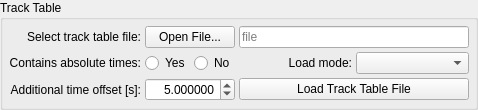
         <widget class="QGroupBox" name="groupBox_track_table">
          <property name="sizePolicy">
           <sizepolicy hsizetype="Preferred" vsizetype="Preferred">
            <horstretch>5</horstretch>
            <verstretch>0</verstretch>
           </sizepolicy>
          </property>
          <property name="title">
           <string>Track Table</string>
          </property>
          <layout class="QGridLayout" name="gridLayout_12">
           <property name="leftMargin">
            <number>6</number>
           </property>
           <property name="topMargin">
            <number>6</number>
           </property>
           <property name="rightMargin">
            <number>6</number>
           </property>
           <property name="bottomMargin">
            <number>6</number>
           </property>
           <property name="spacing">
            <number>4</number>
           </property>
           <item row="0" column="0" colspan="2">
            <widget class="QLabel" name="label_34">
             <property name="text">
              <string>Select track table file:</string>
             </property>
             <property name="alignment">
              <set>Qt::AlignmentFlag::AlignRight|Qt::AlignmentFlag::AlignTrailing|Qt::AlignmentFlag::AlignVCenter</set>
             </property>
            </widget>
           </item>
           <item row="2" column="5">
            <widget class="QComboBox" name="combobox_file_track_mode">
             <property name="minimumSize">
              <size>
               <width>0</width>
               <height>22</height>
              </size>
             </property>
             <property name="opcua" stdset="0">
              <string/>
             </property>
             <property name="opcua_type" stdset="0">
              <string>LoadModeType</string>
             </property>
            </widget>
           </item>
           <item row="2" column="2">
            <widget class="QRadioButton" name="button_file_track_absolute_times">
             <property name="enabled">
              <bool>true</bool>
             </property>
             <property name="minimumSize">
              <size>
               <width>0</width>
               <height>20</height>
              </size>
             </property>
             <property name="maximumSize">
              <size>
               <width>45</width>
               <height>16777215</height>
              </size>
             </property>
             <property name="text">
              <string>Yes</string>
             </property>
             <property name="opcua" stdset="0">
              <string/>
             </property>
             <property name="opcua_type" stdset="0">
              <string>Boolean</string>
             </property>
            </widget>
           </item>
           <item row="2" column="4">
            <widget class="QLabel" name="label_88">
             <property name="text">
              <string>Load mode:</string>
             </property>
             <property name="alignment">
              <set>Qt::AlignmentFlag::AlignRight|Qt::AlignmentFlag::AlignTrailing|Qt::AlignmentFlag::AlignVCenter</set>
             </property>
            </widget>
           </item>
           <item row="3" column="0" colspan="2">
            <widget class="QLabel" name="label_87">
             <property name="text">
              <string>Additional time offset [s]:</string>
             </property>
             <property name="alignment">
              <set>Qt::AlignmentFlag::AlignRight|Qt::AlignmentFlag::AlignTrailing|Qt::AlignmentFlag::AlignVCenter</set>
             </property>
            </widget>
           </item>
           <item row="0" column="2" colspan="2">
            <widget class="QPushButton" name="button_select_track_table_file">
             <property name="minimumSize">
              <size>
               <width>0</width>
               <height>22</height>
              </size>
             </property>
             <property name="text">
              <string>Open File...</string>
             </property>
             <property name="opcua" stdset="0">
              <string/>
             </property>
            </widget>
           </item>
           <item row="2" column="0" colspan="2">
            <widget class="QLabel" name="label_82">
             <property name="text">
              <string>Contains absolute times:</string>
             </property>
             <property name="alignment">
              <set>Qt::AlignmentFlag::AlignRight|Qt::AlignmentFlag::AlignTrailing|Qt::AlignmentFlag::AlignVCenter</set>
             </property>
            </widget>
           </item>
           <item row="3" column="2" colspan="2">
            <widget class="QDoubleSpinBox" name="spinbox_file_track_additional_offset">
             <property name="enabled">
              <bool>true</bool>
             </property>
             <property name="minimumSize">
              <size>
               <width>0</width>
               <height>22</height>
              </size>
             </property>
             <property name="alignment">
              <set>Qt::AlignmentFlag::AlignRight|Qt::AlignmentFlag::AlignTrailing|Qt::AlignmentFlag::AlignVCenter</set>
             </property>
             <property name="decimals">
              <number>6</number>
             </property>
             <property name="value">
              <double>5.000000000000000</double>
             </property>
             <property name="opcua" stdset="0">
              <string/>
             </property>
             <property name="opcua_type" stdset="0">
              <string>Double</string>
             </property>
            </widget>
           </item>
           <item row="2" column="3">
            <widget class="QRadioButton" name="button_file_track_relative_times">
             <property name="minimumSize">
              <size>
               <width>0</width>
               <height>20</height>
              </size>
             </property>
             <property name="maximumSize">
              <size>
               <width>45</width>
               <height>16777215</height>
              </size>
             </property>
             <property name="text">
              <string>No</string>
             </property>
             <property name="opcua" stdset="0">
              <string/>
             </property>
             <property name="opcua_type" stdset="0">
              <string>Boolean</string>
             </property>
            </widget>
           </item>
           <item row="0" column="4" colspan="2">
            <widget class="QLineEdit" name="line_edit_track_table_file">
             <property name="enabled">
              <bool>true</bool>
             </property>
             <property name="minimumSize">
              <size>
               <width>230</width>
               <height>22</height>
              </size>
             </property>
             <property name="alignment">
              <set>Qt::AlignmentFlag::AlignLeading|Qt::AlignmentFlag::AlignLeft|Qt::AlignmentFlag::AlignVCenter</set>
             </property>
             <property name="readOnly">
              <bool>false</bool>
             </property>
             <property name="placeholderText">
              <string>file</string>
             </property>
             <property name="opcua" stdset="0">
              <string/>
             </property>
             <property name="opcua_type" stdset="0">
              <string>String</string>
             </property>
            </widget>
           </item>
           <item row="3" column="4" colspan="2">
            <widget class="QPushButton" name="button_load_track_table">
             <property name="enabled">
              <bool>true</bool>
             </property>
             <property name="minimumSize">
              <size>
               <width>0</width>
               <height>22</height>
              </size>
             </property>
             <property name="text">
              <string>Load Track Table File</string>
             </property>
             <property name="opcua_cmd" stdset="0">
              <string>Tracking.Commands.TrackLoadTable</string>
             </property>
            </widget>
           </item>
          </layout>
         </widget>
